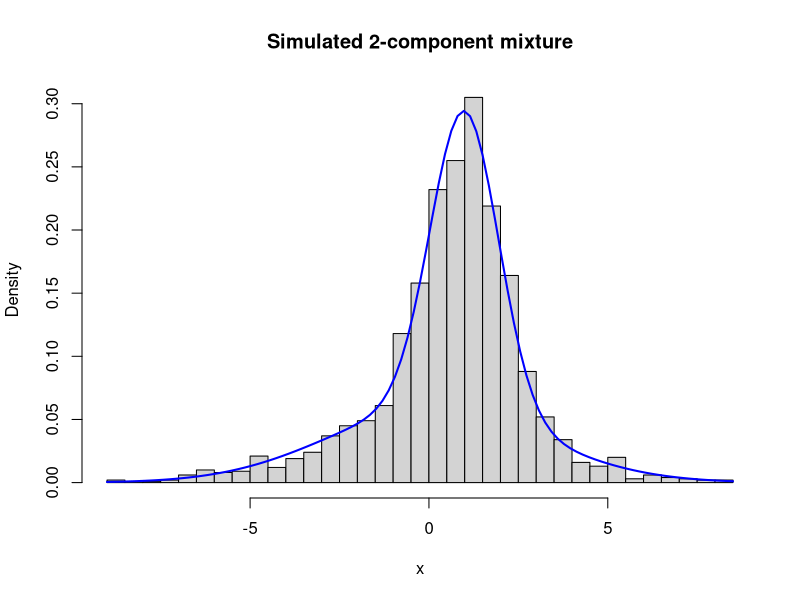
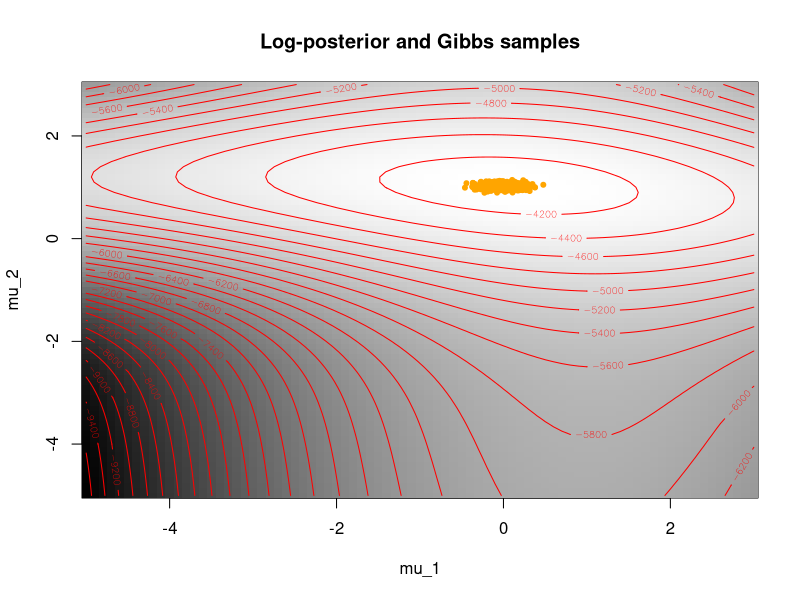
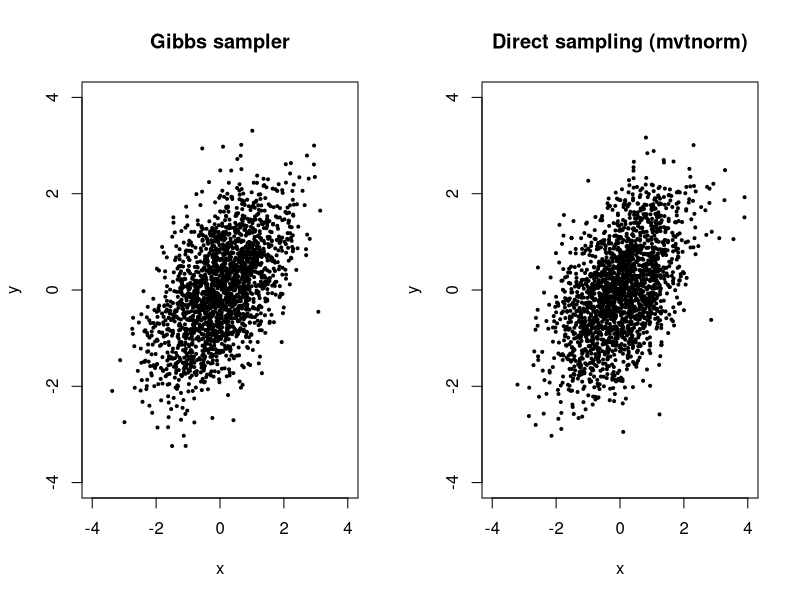

These charts were generated, in order, by the following R code:
# Bayesian inference for a 2-component Gaussian mixture with a Gibbs sampler (data augmentation),
# and Gibbs sampling of a correlated bivariate Gaussian.
#
# Conjugate priors:  pi ~ Dirichlet(gamma),  sigma_k^2 ~ InvGamma(lambda_k/2, beta_k/2),
#                    mu_k | sigma_k^2 ~ N(alpha_k, sigma_k^2 / lambda_k)
# The sampler alternates  z | x, theta  and  theta | z, x.
# Adapted from the course notes of the "Latent structure models" class (Sorbonne University).

library(gtools)     # rdirichlet, ddirichlet
library(mvtnorm)    # rmvnorm

set.seed(0)

# ---- Simulation helpers ---------------------------------------------------------------------
simulate_theta <- function(psi) {
  K <- length(psi$gamma)
  pi <- as.vector(rdirichlet(1, psi$gamma))
  sig2 <- 1 / rgamma(K, psi$lambda / 2, psi$beta / 2)
  mu <- rnorm(K, psi$alpha, sqrt(sig2 / psi$lambda))
  list(pi = pi, mu = mu, sig = sqrt(sig2))
}

simulate_mixture <- function(n, theta) {
  z <- sample(seq_along(theta$pi), n, replace = TRUE, prob = theta$pi)
  rnorm(n, theta$mu[z], theta$sig[z])
}

dnormmix <- function(x, theta) {
  rowSums(sapply(seq_along(theta$pi), function(k) theta$pi[k] * dnorm(x, theta$mu[k], theta$sig[k])))
}

# ---- Full conditionals ----------------------------------------------------------------------
# Latent labels: P(z_i = k | x_i, theta) proportional to pi_k * phi(x_i; mu_k, sigma_k)
sample_z <- function(theta, x) {
  K <- length(theta$pi)
  P <- sapply(1:K, function(k) theta$pi[k] * dnorm(x, theta$mu[k], theta$sig[k]))
  apply(P, 1, function(row) if (sum(row) > 0) sample(1:K, 1, prob = row) else sample(1:K, 1))
}

# Parameters given the labels (conjugate updates)
sample_theta <- function(z, x, psi) {
  K <- length(psi$gamma)
  n_k  <- sapply(1:K, function(k) sum(z == k))
  s_k  <- sapply(1:K, function(k) sum(x[z == k]))
  s2_k <- sapply(1:K, function(k) sum(x[z == k]^2))

  pi <- as.vector(rdirichlet(1, psi$gamma + n_k))
  a <- (n_k + psi$lambda) / 2
  b <- (s2_k + psi$lambda * psi$alpha^2 + psi$beta - (s_k + psi$alpha * psi$lambda)^2 / (n_k + psi$lambda)) / 2
  sig2 <- 1 / rgamma(K, a, b)
  m <- (s_k + psi$lambda * psi$alpha) / (n_k + psi$lambda)
  mu <- rnorm(K, m, sqrt(sig2 / (n_k + psi$lambda)))
  list(pi = pi, mu = mu, sig = sqrt(sig2))
}

# Gibbs sampler: R kept iterations after B burn-in iterations
gibbs <- function(x, theta_init, psi, R = 1000, B = 500) {
  theta <- vector("list", B + R + 1)
  theta[[1]] <- theta_init
  for (r in 1:(B + R)) {
    z <- sample_z(theta[[r]], x)
    theta[[r + 1]] <- sample_theta(z, x, psi)
  }
  theta[(B + 2):(B + R + 1)]
}

# ---- Log-posterior of (mu_1, mu_2), other parameters fixed --------------------------------
log_posterior <- function(theta, x, psi) {
  sum(log(dnormmix(x, theta))) +
    log(ddirichlet(theta$pi, psi$gamma)) +
    sum(dnorm(theta$mu, psi$alpha, theta$sig / sqrt(psi$lambda), log = TRUE))
}


# ---- Example ------------------------------------------------------------------------------
psi <- list(gamma = c(10, 20), alpha = rep(1, 2), lambda = rep(1, 2), beta = rep(1, 2))
theta_true <- simulate_theta(psi)
x <- simulate_mixture(2000, theta_true)
print(theta_true)

hist(x, breaks = 50, freq = FALSE, main = "Simulated 2-component mixture", xlab = "x")
curve(dnormmix(x, theta_true), add = TRUE, col = "blue", lwd = 2)

draws <- gibbs(x, theta_true, psi)
mu <- sapply(draws, function(t) t$mu)
cat("Posterior means of mu:", round(rowMeans(mu), 3), " (true:", round(theta_true$mu, 3), ")\n")

# Posterior samples on top of the log-posterior surface
grid <- seq(-5, 3, by = 0.1)
L <- outer(grid, grid, Vectorize(function(m1, m2) {
  t <- theta_true; t$mu <- c(m1, m2); log_posterior(t, x, psi)
}))
image(grid, grid, L, col = grey(0:255 / 255), xlab = "mu_1", ylab = "mu_2",
      main = "Log-posterior and Gibbs samples")
contour(grid, grid, L, add = TRUE, nlevels = 20, col = "red")
points(mu[1, ], mu[2, ], col = "orange", pch = 20)


# ---- Gibbs sampling of a bivariate Gaussian with correlation rho ---------------------------
# Full conditionals: x | y ~ N(rho * y, 1 - rho^2),  y | x ~ N(rho * x, 1 - rho^2)
gibbs_bivariate_gaussian <- function(n, rho, burn_in = 100) {
  samples <- matrix(NA, n, 2)
  x <- 0; y <- 0
  for (i in 1:(n + burn_in)) {
    x <- rnorm(1, rho * y, sqrt(1 - rho^2))
    y <- rnorm(1, rho * x, sqrt(1 - rho^2))
    if (i > burn_in) samples[i - burn_in, ] <- c(x, y)
  }
  samples
}

rho <- 0.5
par(mfrow = c(1, 2))
plot(gibbs_bivariate_gaussian(2000, rho), pch = 19, cex = 0.4, xlim = c(-4, 4), ylim = c(-4, 4),
     main = "Gibbs sampler", xlab = "x", ylab = "y")
plot(rmvnorm(2000, c(0, 0), matrix(c(1, rho, rho, 1), 2)), pch = 19, cex = 0.4,
     xlim = c(-4, 4), ylim = c(-4, 4), main = "Direct sampling (mvtnorm)", xlab = "x", ylab = "y")
par(mfrow = c(1, 1))
